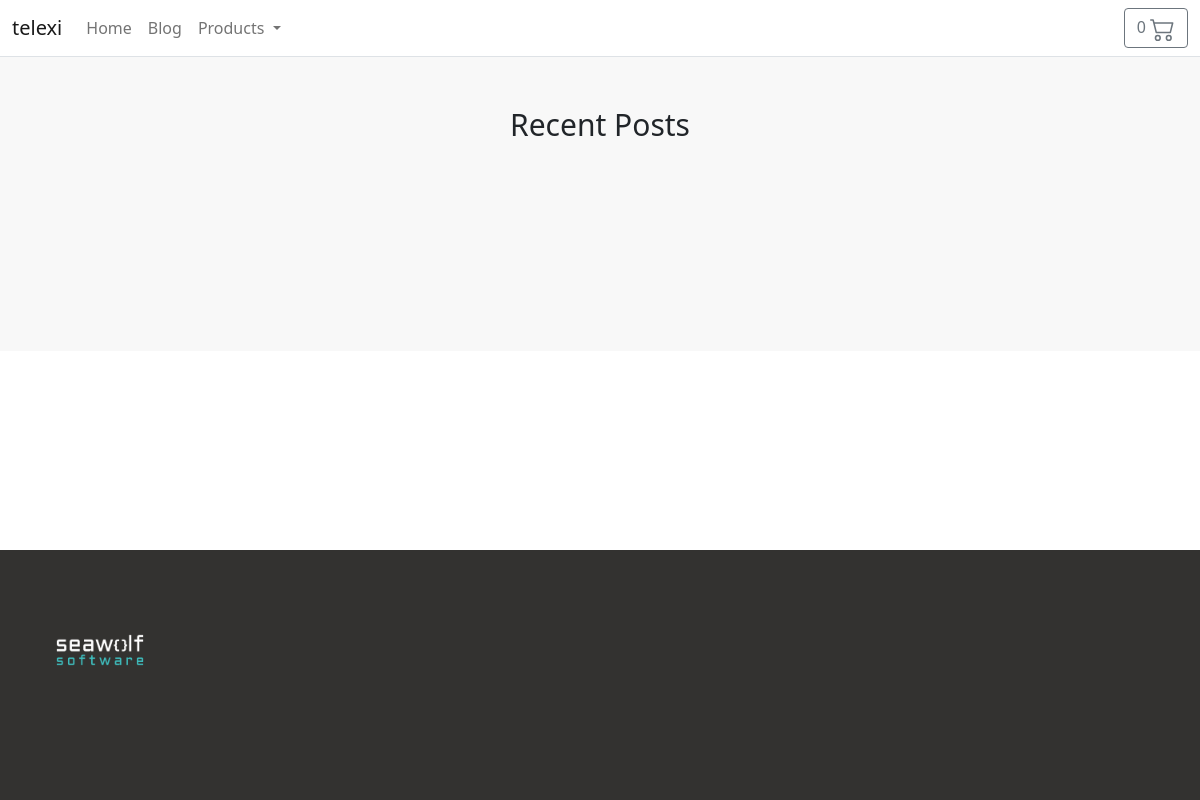
/posts/, run on an earlier commit of the app's database.
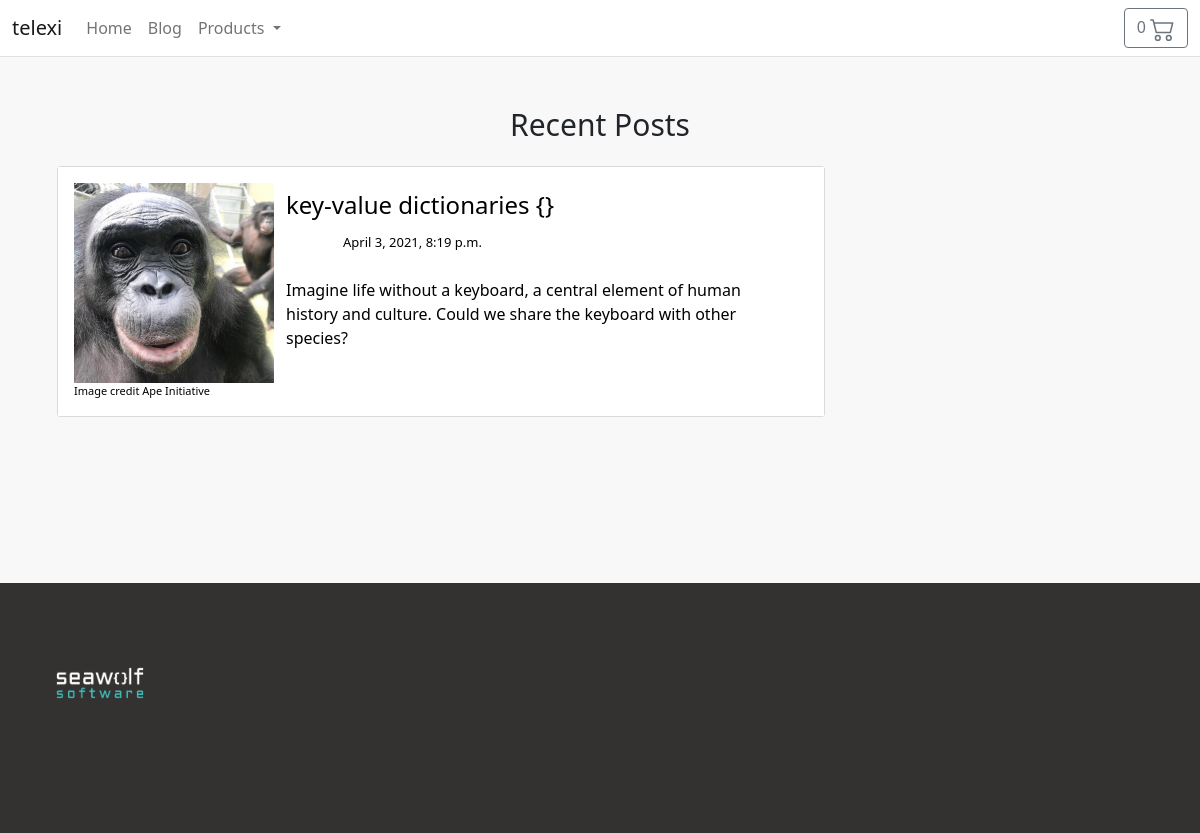
And on a later commit of the database.
### posts/models.py (models this page shows, shortened)
class Post(models.Model):
    STATUS_CHOICES = ('draft', 'Draft'), ('published', 'Published')
    title = models.CharField(max_length=250)
    slug = models.SlugField(max_length=250, unique_for_date='publish')
    author = models.ForeignKey(User, on_delete=models.CASCADE, related_name='posts')
    body = models.TextField()
    publish = models.DateTimeField(default=timezone.now)
    created = models.DateTimeField(auto_now_add=True)
    updated = models.DateTimeField(auto_now=True)
    status = models.CharField(max_length=10, choices=STATUS_CHOICES, default='draft')
    class Meta:
        ordering = ('-publish',)

### posts/views.py (the view)
# urls.py: path('', views.index, name='index'),
def index(request):
    posts = Post.objects.all()
    return render(request, 'posts/index.html', {'posts': posts})

### cart/cart.py (called while the page is built)
    def __len__(self):
        return sum(item['qty'] for item in self.cart.values())

### cart/context_processors.py (called while the page is built)
def cart(request):
    return {'cart': Cart(request)}

### store/models.py (called while the page is built)
    def get_absolute_url(self):
        return reverse('store:category_list', args=[self.slug])

### store/views.py (called while the page is built)
def categories(request):
    return {
        'categories': Category.objects.all()
    }

### posts/templates/posts/index.html (shortened to what this page needs)
{% extends "base.html" %}
{% block head %}
        {% load static %}
        <link rel="stylesheet" href="{% static '/css/posts/posts.css' %}">
        <link href="https://cdn.jsdelivr.net/npm/bootstrap@5.0.0-beta1/dist/css/bootstrap.min.css"
              rel="stylesheet"
>
{% endblock %}
    {% block content %}
    <div class="container">
        <div class="row">
           <h1 id="recent-posts">Recent Posts</h1>
        </div>
        {% for post in posts %}
            <div class="row">
                 <a id="post-titles" href="{% url 'posts:post_detail' post.slug %}">
                     <div id="individual-container" class="card bg-light mb-3" style="max-width: 48rem;">
                      <div class="card-body">
                              <div class="col-sm" style="float:left;">
                                  {% load static %}
                                  <img id="side-image" src="{% static 'img/kanzi_profile.jpeg' %}"><br/>
                                  <div id="caption">Image credit Ape Initiative</div>
                              </div>
                              <div class="row">
                                  <div class="col">
                                      <h5 class="card-title"><h4>{{ post.title }}</h4></h5>
                                      <div class="row">
                                          <div class="col-2">
                                            <lottie-player id="hr-lottie"
                                                            src="https://assets5.lottiefiles.com/packages/lf20_R1EQnA.json"
                                                           background="transparent"
                                                           speed="2"
                                                            style="height: 30px; float: left;"
                                                           loop
                                                           autoplay>
                                            </lottie-player>
                                          </div>
                                          <div id="post-created" class="col">
                                              {{ post.created }}
                                          </div>
                                      </div>
                                        <div class="row" id="preview-text">
                                            <p class="card-text">
                                            Imagine life without a keyboard, a central element of human history and culture.
                                            Could we share the keyboard with other species?
                                        </p>
                                        </div>
                                  </div>
                              </div>
                      </div>
                    </div>
                 </a>
            </div>
        {% endfor %}
    {% endblock %}

What changed in the data, as far as the page shows it:
added Post: title "key-value dictionaries {}", created "April 3, 2021, 8:19 p.m."
